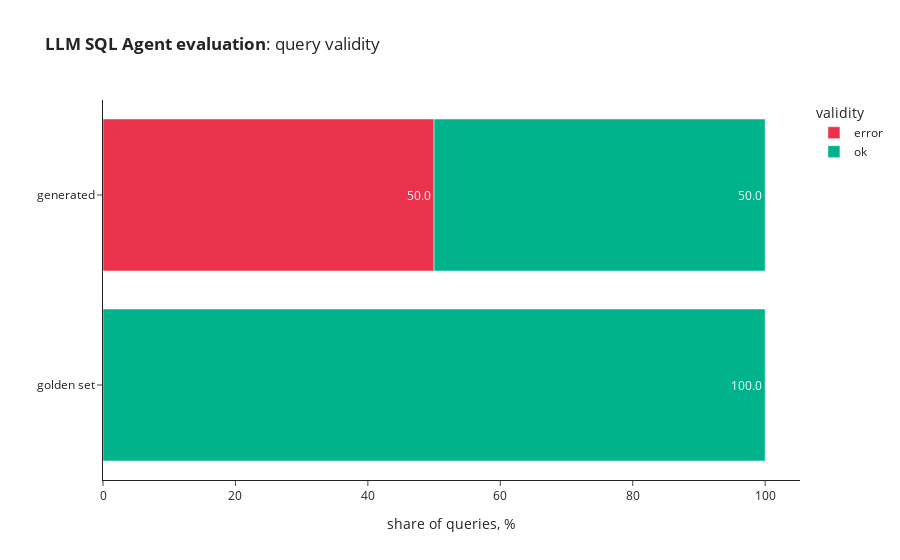
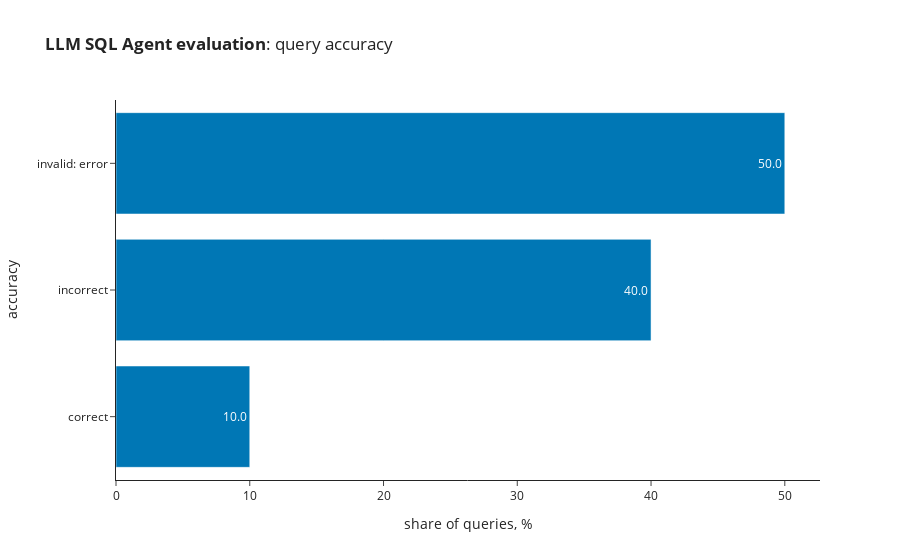

Here is the notebook cell these charts were saved with, in order:
### Code cell
refl_eval_df = evaluate_sql_agent(generate_query_reflection, golden_df)

### Figure 1 — Plotly figure (JSON) as saved in the notebook; plotly's stock layout.template omitted (floating-point values rounded to 4 significant figures)
{"data": [{"alignmentgroup": "True", "hovertemplate": "validity=error<br>share of queries, %=%{x}<br>=%{y}<extra></extra>", "legendgroup": "error", "marker": {"color": "#ea324c", "pattern": {"shape": ""}}, "name": "error", "offsetgroup": "error", "orientation": "h", "showlegend": true, "textposition": "auto", "texttemplate": "%{x:.1f}", "type": "bar", "x": [0, 50], "xaxis": "x", "y": ["golden set", "generated"], "yaxis": "y"}, {"alignmentgroup": "True", "hovertemplate": "validity=ok<br>share of queries, %=%{x}<br>=%{y}<extra></extra>", "legendgroup": "ok", "marker": {"color": "#00b38a", "pattern": {"shape": ""}}, "name": "ok", "offsetgroup": "ok", "orientation": "h", "showlegend": true, "textposition": "auto", "texttemplate": "%{x:.1f}", "type": "bar", "x": [100, 50], "xaxis": "x", "y": ["golden set", "generated"], "yaxis": "y"}], "layout": {"autosize": true, "barmode": "relative", "legend": {"title": {"text": "validity"}, "tracegroupgap": 0}, "title": {"text": "<b>LLM SQL Agent evaluation</b>: query validity"}, "xaxis": {"anchor": "y", "autorange": true, "domain": [0, 1], "range": [0, 105.3], "title": {"text": "share of queries, %"}, "type": "linear"}, "yaxis": {"anchor": "x", "autorange": true, "domain": [0, 1], "range": [-0.5, 1.5], "title": {"text": ""}, "type": "category"}}}

### Figure 2 — Plotly figure (JSON) as saved in the notebook; plotly's stock layout.template omitted (floating-point values rounded to 4 significant figures)
{"data": [{"alignmentgroup": "True", "hovertemplate": "accuracy=%{y}<br>share of queries, %=%{x}<extra></extra>", "legendgroup": "share", "marker": {"color": "#0077B5", "pattern": {"shape": ""}}, "name": "share", "offsetgroup": "share", "orientation": "h", "showlegend": true, "textposition": "auto", "texttemplate": "%{x:.1f}", "type": "bar", "x": [10, 40, 50], "xaxis": "x", "y": ["correct", "incorrect", "invalid: error"], "yaxis": "y"}], "layout": {"autosize": true, "barmode": "relative", "legend": {"title": {"text": "accuracy"}, "tracegroupgap": 0}, "showlegend": false, "title": {"text": "<b>LLM SQL Agent evaluation</b>: query accuracy"}, "xaxis": {"anchor": "y", "autorange": true, "domain": [0, 1], "range": [0, 52.63], "title": {"text": "share of queries, %"}, "type": "linear"}, "yaxis": {"anchor": "x", "autorange": true, "domain": [0, 1], "range": [-0.5, 2.5], "title": {"text": "accuracy"}, "type": "category"}}}
